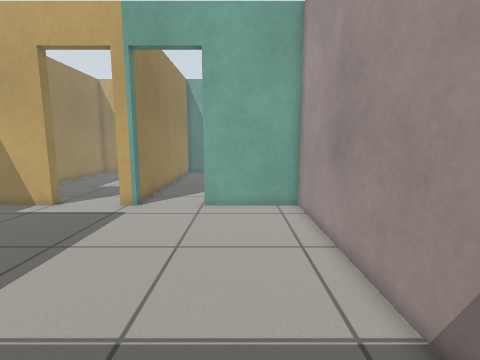
view 1 (above)

16 first-person views from a walk through a world built for the Gazebo simulator. The camera is 0.82 m above the floor, tilts 8° down and sees 85° across. The floor is counted in squares, 0.25 m on a side. Each view is taken from the middle of a square. On the plan, view 1 faces up. The plan holds only what a view shows up to about 20 squares ahead; the rest is blank.

view 2
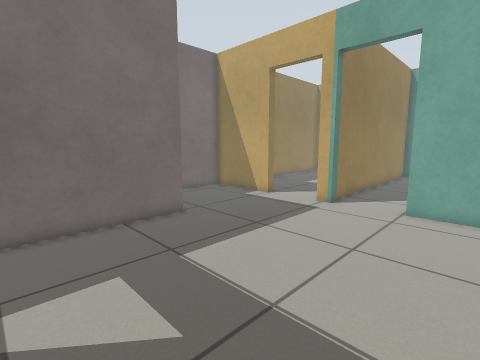

view 3
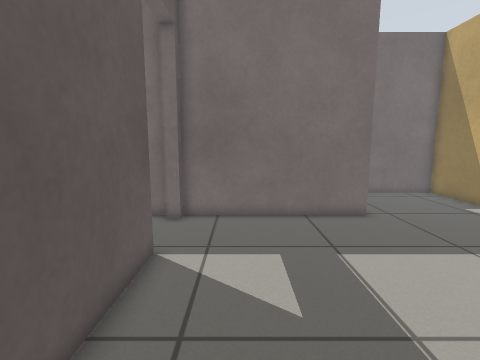

view 4
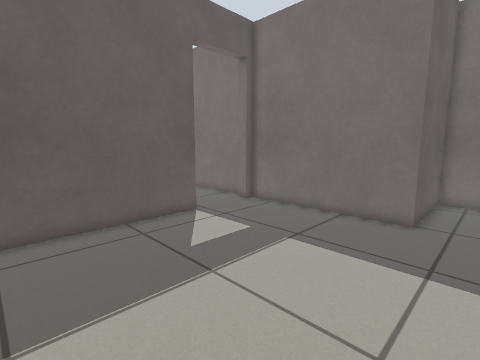

view 5
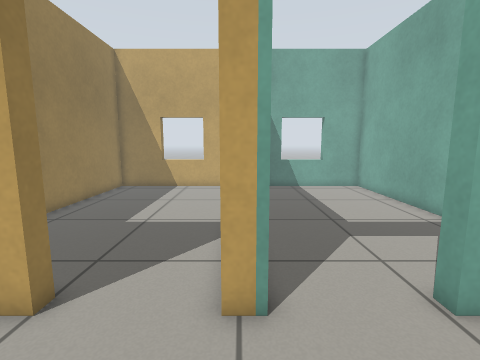

view 6
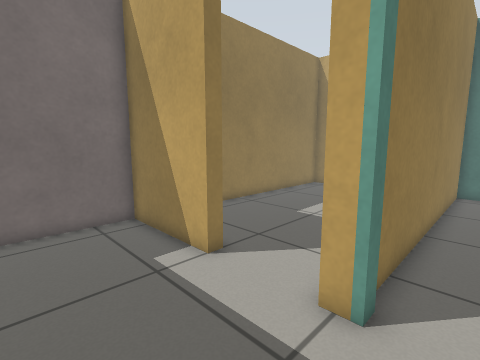

view 7
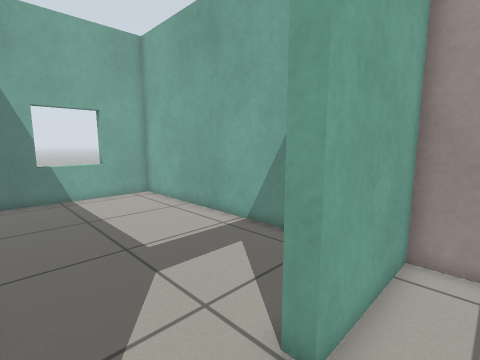

view 8
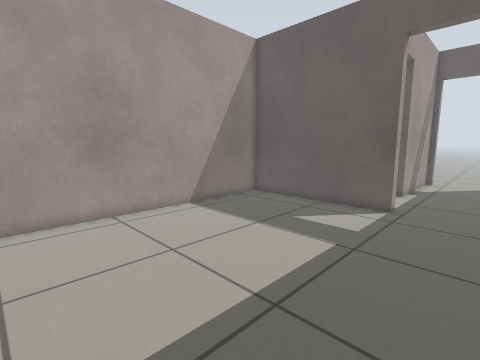

view 9
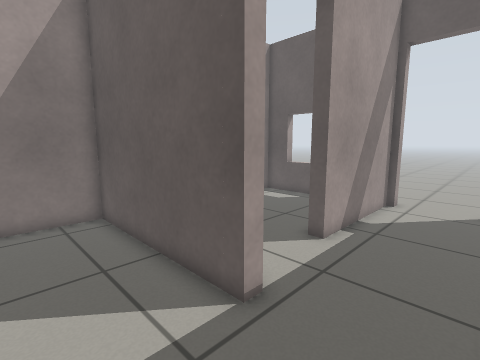

view 10
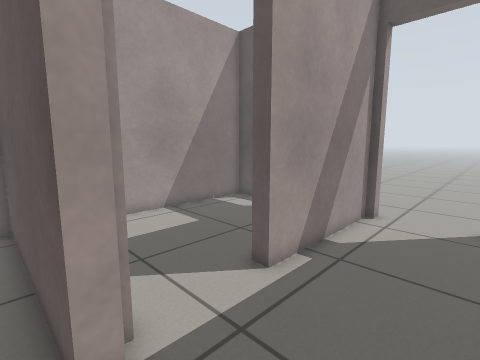

view 11
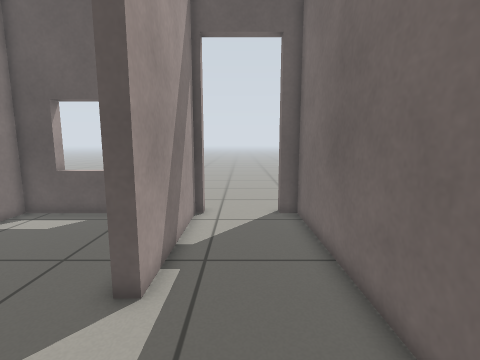

view 12
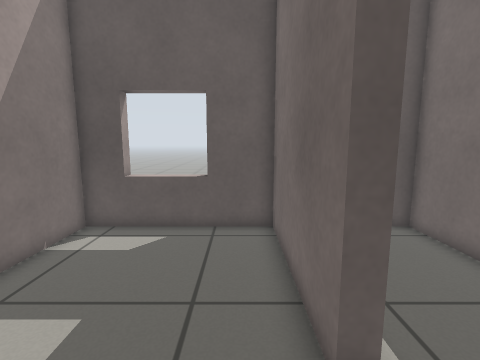

view 13
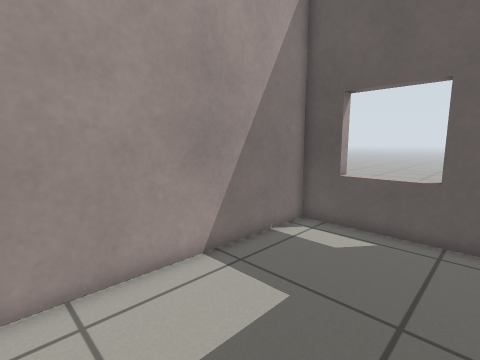

view 14
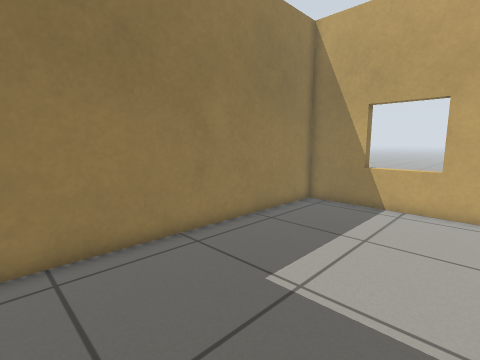

view 15
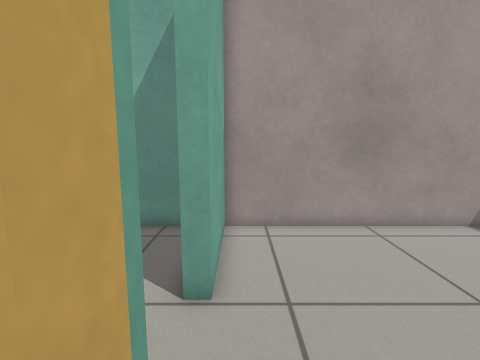

view 16
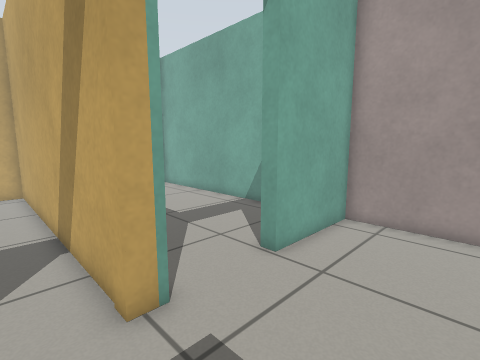

### Floor plan
Points are (right, up) in squares from view 1. A wall is a line through its corners. A room is listed if a view was taken in it or the views show most of it. See-through windows are left out.
Room 1 (views 1, 2, 3, 4, 5, 6, 7, 8, 9, 10, 11, 15, 16)
walls: (-5.5, 13.6) (-6.3, 13.6); (-9.9, 13.6) (-15.1, 13.6) (-15.1, 6.8) (-9.7, 6.8) (-9.7, -1.6) (-9.1, -1.6); (-5.5, -1.6) (3.1, -1.6) (3.1, 13.6) (-1.9, 13.6)
ways out: open door at (-8.5, 14) to room 3; open door at (-3.5, 14) to room 4; open door at (-7.5, -2) to room 5
Room 2 (views 12, 13)
walls: (-4.9, -6.2) (-4.3, -6.2) (-4.3, -13) (3.1, -13) (3.1, -3)
ways out: open door at (-4.6, -4.3) to room 5
Room 3 (view 14)
walls: (-6.3, 13.6) (-6.3, 29) (-15.1, 29) (-15.1, 15)
ways out: open door at (-8.5, 14) to room 1
Room 4 (no view inside)
walls: (3.1, 15.2) (3.1, 29) (-5.7, 29) (-5.7, 14.6)
ways out: open door at (-3.5, 14) to room 1
Room 5 (no view inside)
walls: (-9.7, -2.2) (-9.7, -13) (-8.9, -13); (-4.9, -13) (-4.9, -6.2)
ways out: open door at (-7.5, -2) to room 1; open door at (-4.6, -4.3) to room 2; open door at (-7, -13)

Where each view was taken, in squares from view 1:
view 1: 0 up, 0 right, facing up
view 2: 0 up, 1 right, facing up-left
view 3: 1 up, 2 right, facing left
view 4: 9 up, 2 right, facing down-left
view 5: 9 up, 6 left, facing up
view 6: 9 up, 4 left, facing up-left
view 7: 12 up, 5 left, facing up-right
view 8: 12 up, 9 left, facing down-right
view 9: 2 up, 9 left, facing down-right
view 10: 1 down, 9 left, facing down-right
view 11: 1 down, 7 left, facing down
view 12: 3 down, 3 left, facing down
view 13: 3 down, 3 left, facing down-right
view 14: 15 up, 7 left, facing up-left
view 15: 13 up, 7 left, facing right
view 16: 9 up, 8 left, facing up-right
